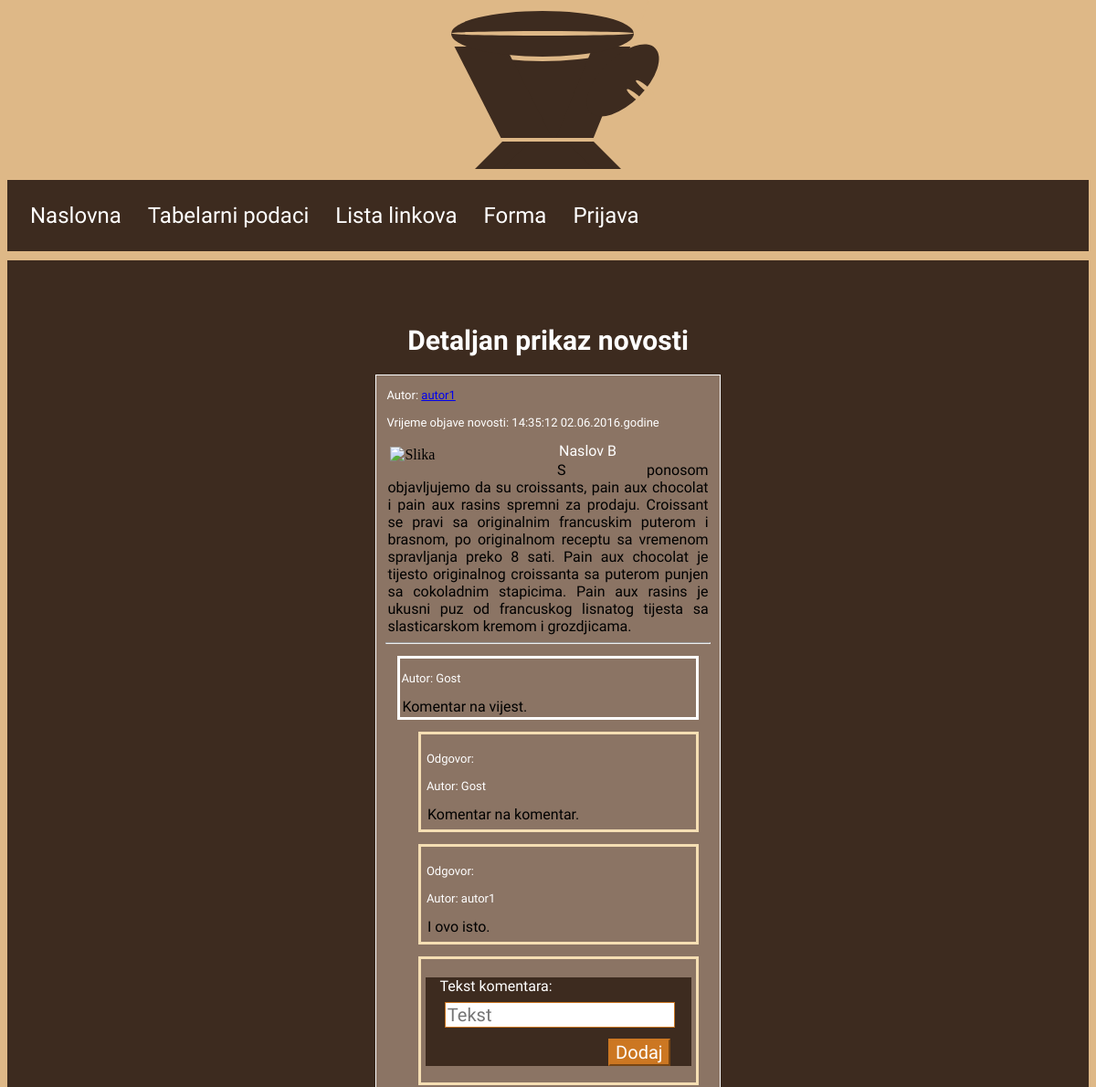
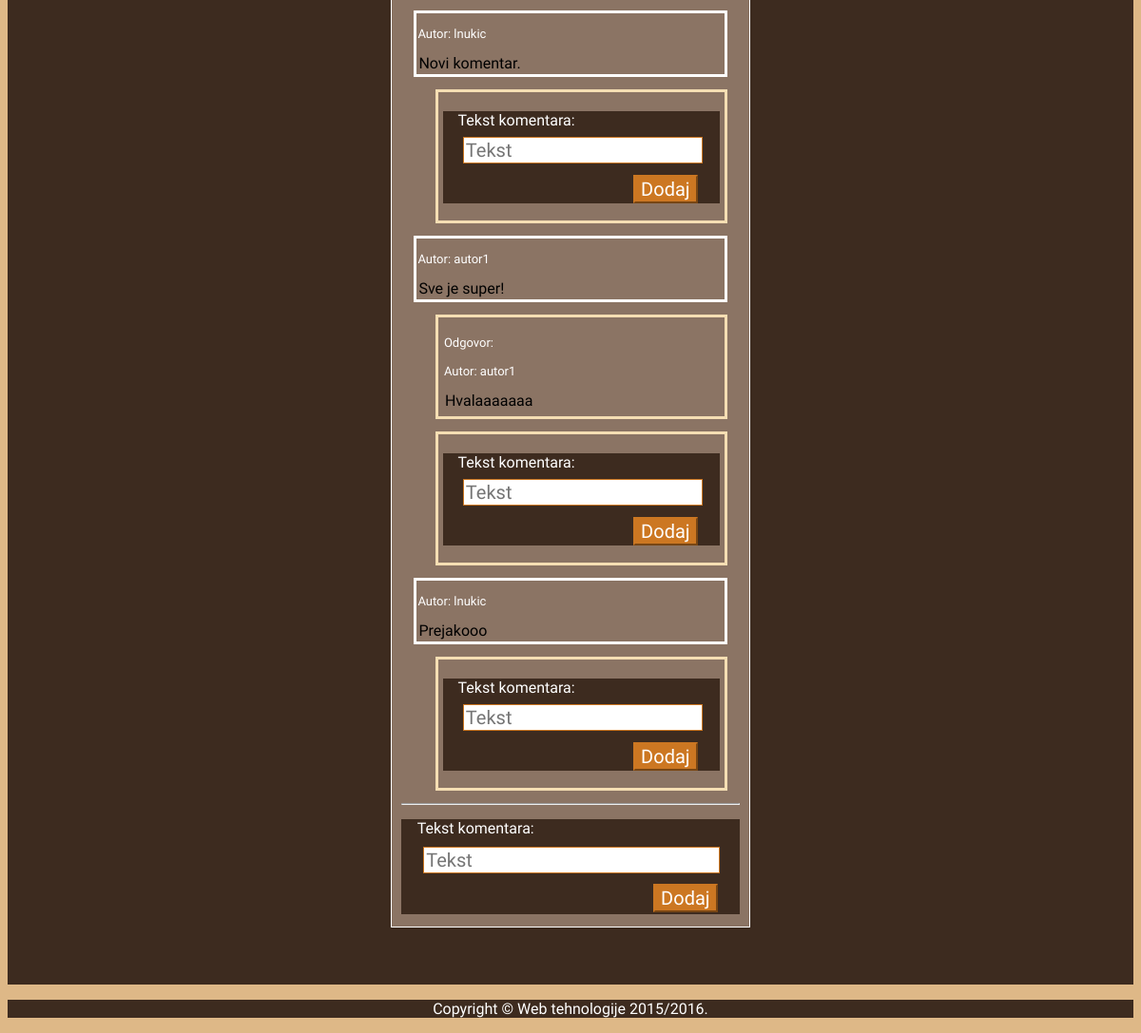
The page /prikaz.php?novostId=7 on the database its author committed (2 pictures, top to bottom).
### tables this page shows
CREATE TABLE IF NOT EXISTS `korisnik` (
  `id` int(11) NOT NULL AUTO_INCREMENT,
  `username` varchar(255) NOT NULL,
  `password` varchar(255) NOT NULL,
  `admin` tinyint(1) NOT NULL,
  PRIMARY KEY (`id`)
);

CREATE TABLE IF NOT EXISTS `novost` (
  `id` int(11) NOT NULL AUTO_INCREMENT,
  `naslov` varchar(255) NOT NULL,
  `slika` text NOT NULL,
  `tekst` text NOT NULL,
  `komentari` tinyint(1) NOT NULL,
  `datum` datetime NOT NULL,
  `autor` int(11) NOT NULL,
  PRIMARY KEY (`id`),
  KEY `autor` (`autor`)
);

CREATE TABLE IF NOT EXISTS `komentar` (
  `id` int(11) NOT NULL AUTO_INCREMENT,
  `autor` varchar(255) NOT NULL,
  `tekst` text NOT NULL,
  `novost` int(11) NOT NULL,
  `odgovor` int(11) DEFAULT NULL,
  `nov` tinyint(1) NOT NULL,
  PRIMARY KEY (`id`),
  KEY `novost` (`novost`),
  KEY `odgovor` (`odgovor`)
);

### prikaz.php (the view, shortened to what this page needs)
 <!DOCTYPE html>
<html>
<head>
	<link rel="stylesheet" type="text/css" href="stil.css">
</head>
<body>
<div id="logo">
	<div id="baza">
		<div class="kockice" id="desna-kockica"></div>
		<div class="kockice" id="lijeva-kockica"></div>
	</div>
	<div id="sredina">
		<div id="lijevo-krilo"></div>
		<div id="srednja-elipsa">
			<div id="poklopac">
				<div id="linija"></div>
			</div>
		</div>
		<div id="ruckica">
			<div id="linijice-gornja"></div>
			<div id="linijice-donja"></div>
		</div>
	</div>
</div>
<nav class="opcija">
<a href="index.php">Naslovna</a>
<a href="tabela.php">Tabelarni podaci</a>
<a href="link.php">Lista linkova</a>
<a href="forma.php">Forma</a>
<?php
if(isset($_SESSION['korisnik'])){
	print "<a href='dodavanje.php'>Dodaj novost</a>";
  $veza = new PDO("mysql:dbname=spirala4;host=localhost;charset=utf8", "wtuser", "wtpass");
  $veza->exec("set names utf8");
  $upit = $veza->query("select admin from korisnik where username='".$_SESSION['korisnik']."';");
  if($upit->fetchColumn()==1){
  print "<a href='adminpanel.php?admin=1'>Admin panel</a>";
  }
  else{
    print "<a href='promjenaPodataka.php'>Promjena podataka</a>";
  }
   $upitID = $veza->query("select id from korisnik where username='".$_SESSION['korisnik']."';");
    $ID=$upitID->fetchColumn();
    print "<a href='sveNovostiAutora.php?autor=".$ID."'>Moje novosti <span style='color:red' id='broj-komentara'></span></a>";
	print "<a href='login.php?logout=1'>Odjava</a>";
}
else{
	print "<a href='login.php'>Prijava</a>";
}
?>
</nav>
<div class="tijelo">
<h1 id="Podnaslov">Detaljan prikaz novosti</h1>
     <?php
  $veza = new PDO("mysql:dbname=spirala4;host=localhost;charset=utf8", "wtuser", "wtpass");
  $veza->exec("set names utf8");
  if(isset($_REQUEST['novostId'])){
  	$id=$_REQUEST['novostId'];
  	$upit= $veza->query("select * from novost where id='".$id."';");
  	$novost=$upit->fetch();
    $upitAutor= $veza->query("select username from korisnik where id='".$novost['autor']."';");
  	$autor=$upitAutor->fetchColumn();
  	print '<div class="red-novosti" >';
    print '<div class="novost" id"=novost_'.$id.'">';
    $datum=date_create($novost['datum']);
    print "<p class='vrijeme'>Autor: <a href='index.php?autor=".$novost['autor']."'>".$autor."</a></p>" ;
	print	'<p class="vrijeme">Vrijeme objave novosti: '.date_format($datum,"H:i:s d.m.Y").'.godine</p>';
    print   '<span>'.$novost['naslov'].'</span>';
    print   '<img src="'.$novost['slika'].'" alt="Slika">';
	print   '<p class="vijest">'.$novost['tekst'].'</p>';
	print '<hr>';
  $upitKomentar= $veza->query("select id,autor,tekst,novost, odgovor from komentar where novost='".$id."' and odgovor IS NULL;");
  $komentari=$upitKomentar->fetchAll();
  if(count($komentari)!=0){
    foreach ($komentari as $kom) {
      print '<div class="roditelj-komentar">';
     print "<p class='vrijeme'>Autor: ".$kom['autor']."</p>" ;
     print   '<p class="vijest">'.$kom['tekst'].'</p>';
     print '</div>';
     $upitOdgovor= $veza->query("select id,autor,tekst,novost, odgovor from komentar where odgovor='".$kom['id']."';");
  $odgovori=$upitOdgovor->fetchAll();
  if(count($odgovori)!=0){
     foreach ($odgovori as $odg) {
     print '<div class="uvucen-komentar">';
     print   '<p class="vrijeme">Odgovor:</p>';
     print "<p class='vrijeme'>Autor: ".$odg['autor']."</p>" ;
     print   '<p class="vijest">'.$odg['tekst'].'</p>';
     print '</div>';
     }
   }
  if($novost['komentari']==1){
    print '<div class="uvucen-komentar-forma">';
      print '<form method="post" action="prikaz.php?novostId='.$id.'&odgovorNaKomentar='.$kom['id'].'&odgovorNaVijest='.$id.'">
       <div class="okvir-komentar">
    <div class="red-login">
             <label class="labela-komentar" >Tekst komentara:</label><br/>
             <input class="polje-unos-komentar" placeholder="Tekst" name="tekst-komentara-name" id="tekst-komentara"><br/>
        </div>';
       print   '<input type="submit" id="dugme-dodavanje-komentar" value="Dodaj">
      <span style="clear:both"></span>
        </div>
    </form>';
    print '</div>';}
 }
    print '<hr>';
  }
	if($novost['komentari']==1){
		print '<form method="post"action="prikaz.php?novostId='.$id.'&odgovorNaVijest='.$id.'">
       <div class="okvir-komentar">
		<div class="red-login">
             <label class="labela-komentar" >Tekst komentara:</label><br/>
             <input class="polje-unos-komentar" placeholder="Tekst" name="tekst-komentara-name" id="tekst-komentara"><br/>
        </div>';
       print   '<input type="submit" id="dugme-dodavanje-komentar" value="Dodaj">
     	<span style="clear:both"></span>
        </div>
		</form>';
	}
    print '</div>';
  	print '</div>';
  }
     ?>
</div>
<div id="podnozje"><p >Copyright &copy; Web tehnologije 2015/2016.</p></div>
</body>
</html>

### stil.css (style rules this page uses)
body { background-color:#DEB887; }
form { background-color:#3D2B1F; }
nav { background-color: #3D2B1F; width: 100%; margin: 0px; }
nav>a { font-family: 'Dosis', sans-serif; font-size: 150%; color: white; width:20px; text-decoration: none; }
nav>a:last-child { text-decoration: none; border-right-style: none; }
nav>a:first-child { padding-left: 25px; text-decoration: none; border-right-style: none; }
.opcija { padding-top: 25px; padding-bottom: 25px; margin-top: 10px; margin-bottom: 10px; }
.opcija>a { padding: 0px; padding-right: 25px; }
#podnozje { background-color: #3D2B1F; font-family: 'Dosis', sans-serif; color: white; text-align: center; width: 100%; }
.labela-komentar { font-family: 'Dosis', sans-serif; color:white; margin: 1%; position: relative; }
#Podnaslov { color:white; font-family: 'Dosis', sans-serif; text-align: center; font-size: 30px; padding-top: 20px; }
.polje-unos-komentar { font-family: 'Dosis', sans-serif; font-size: 20px; border-color: #CC7722; border-width: 1px; border-style: solid; width: 93%; background: white; background-color: white; margin: 3%; position: relative; }
.okvir-komentar { margin: 13px; }
.uvucen-komentar { border: solid wheat; margin: 13px; margin-left: 10%; padding: 5px; }
.uvucen-komentar-forma { border: solid wheat; margin: 13px; margin-left: 10%; padding: 5px; background color:#8B7464; }
.roditelj-komentar { border: solid white; margin: 13px; }
#dugme-dodavanje-komentar { font-family: 'Dosis', sans-serif; font-size: 20px; color: white; background-color: #CC7722; border-color: #CC7722; position: relative; margin: -4%; float: right; margin-right: 10px; }
.red-login { width: 100%; clear: both; margin: 15px 0px; }
#logo { position: relative; height: 32px; width: 300px; margin: 5px auto; margin-top: -115px; }
#baza { position: relative; height: 30px; width: 100px; background-color:#3D2B1F; margin: auto; margin-top: 270px; z-index: 2; bottom: 0; }
.kockice { height: 30px; width: 30px; background-color: #3D2B1F; position: absolute; }
#desna-kockica { margin-left: 85px; transform:skew(45deg); }
#lijeva-kockica { margin-left: -15px; transform:skew(135deg); }
#sredina { height: 100px; width: 100px; background-color: #3D2B1F; position: absolute; margin-left: 100px; margin-top: -134px; z-index: -2; }
#lijevo-krilo { height: 100px; width: 56px; transform: skew(207deg); background-color: #3D2B1F; margin-left: -27px; margin-top: -100px; z-index: -1; }
#srednja-elipsa { height: 50px; width: 200px; border-radius: 50%; background-color:#DEB887 ; margin-left: -56px; margin-top: -134px; z-index: -2; }
#poklopac { height: 50px; width: 200px; border-radius: 50%; background-color: #3D2B1F; position: absolute; margin-top: -5px; z-index: 4; }
#linija { height: 5px; width: 200px; background-color:#DEB887 ; margin-top: 22px; border-radius: 105%; }
#linijice-donja { height: 5px; width: 25px; background-color:#DEB887; border-radius: 105%; transform: rotate(84deg); margin-left: 26px; margin-top: -5px; }
#linijice-gornja { height: 5px; width: 25px; background-color:#DEB887 ; border-radius: 105%; transform: rotate(84deg); margin-left: 40px; margin-top: -14px; }
#ruckica { height: 50px; width: 100px; border-radius: 50%; background-color: #3D2B1F; z-index: -2; transform: rotate(135deg); margin-left: 82px; margin-top: 10px; }
.tijelo { background-color: #3D2B1F; margin-left: 0%; margin-right: 0%; padding-top:30px; padding-bottom: 60px; }
.novost { border:1px solid white; padding-right:10px; padding-left:10px; background-color: #8B7464; position: relative; width: 30%; display: inline-block; }
img { float: left; padding: 5px; margin: auto; width: 50%; display: block; }
.vijest { margin: 2px; display: block; font-family: 'Dosis',sans-serif; text-align: justify; }
.novost span { margin: 2px; color:white; font-family: 'Dosis',sans-serif; text-align: justify; }
.red-novosti { display: flex; margin: auto; justify-content: center; width: 100%; }
.vrijeme { font-family: 'Dosis',sans-serif; text-align: justify; color: white; padding: 1px; font-size: small; }

### rows shown on the page
korisnik: username "autor1"
novost: datum "14:35:12 02.06.2016", naslov "Naslov B", tekst "S ponosom objavljujemo da su croissants, pain aux chocolat i pain aux rasins spremni za prodaju. Croissant se pravi sa originalnim francuskim puterom i brasnom, po originalnom receptu sa vremenom spravljanja preko 8 sati. Pain aux chocolat je tijesto originalnog croissanta sa puterom punjen sa cokoladnim stapicima. Pain aux rasins je ukusni puz od francuskog lisnatog tijesta sa slasticarskom kremom i grozdjicama."
komentar: autor "Gost", tekst "Komentar na vijest."
komentar: autor "Gost", tekst "Komentar na komentar."
komentar: autor "autor1", tekst "I ovo isto."
komentar: autor "lnukic", tekst "Novi komentar."
komentar: autor "autor1", tekst "Sve je super!"
komentar: autor "autor1", tekst "Hvalaaaaaaa"
komentar: autor "lnukic", tekst "Prejakooo"
